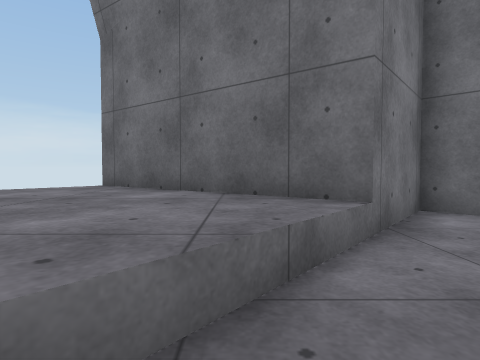
[1] (above)

19 first-person views from a walk through a Unity game level. The camera is 0.72 m above the floor, tilts 2° down and sees 75° across. Doors are open. The floor is counted in squares, 1 m on a side. Each view is taken from the middle of a square. On the plan, view 1 faces up. The plan holds only what a view shows up to about 10 squares ahead; the rest is blank. The place goes on beyond the plan. Some animated figures are not drawn. Surface patterns are stand-ins for the level's own textures.

[2]
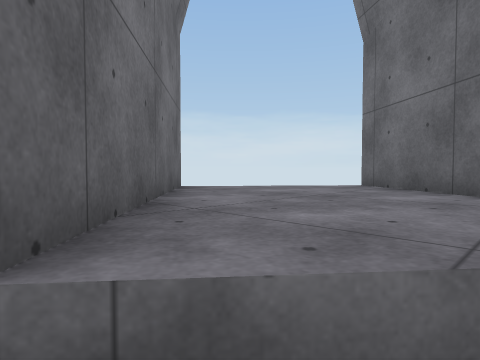

[3]
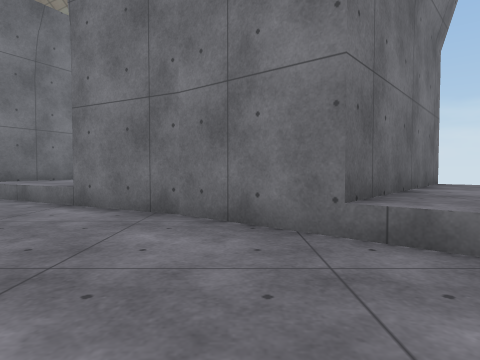

[4]
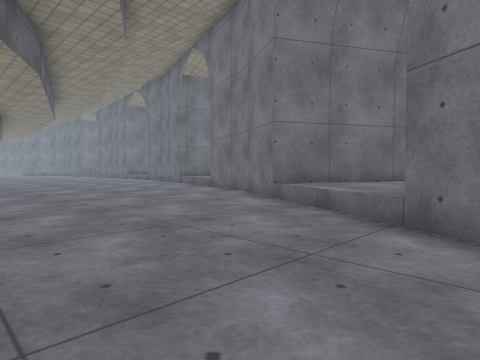

[5]
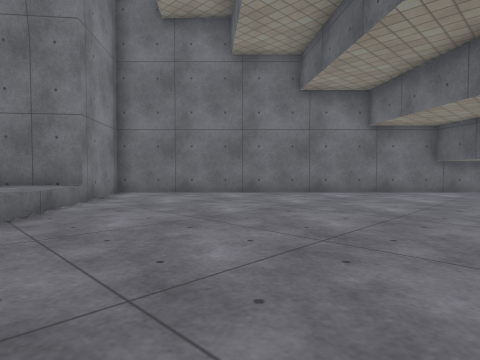

[6]
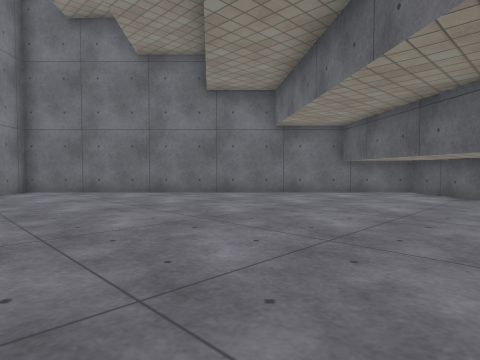

[7]
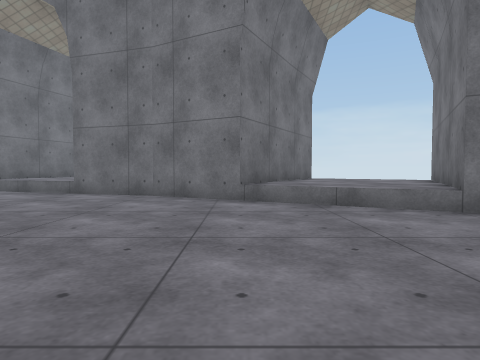

[8]
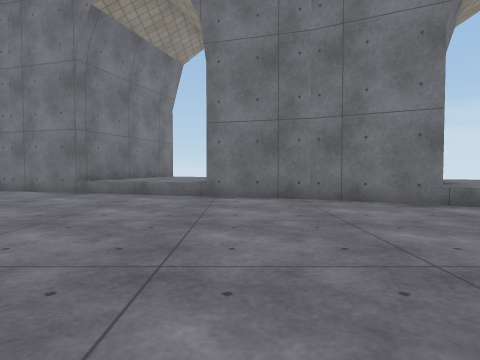

[9]
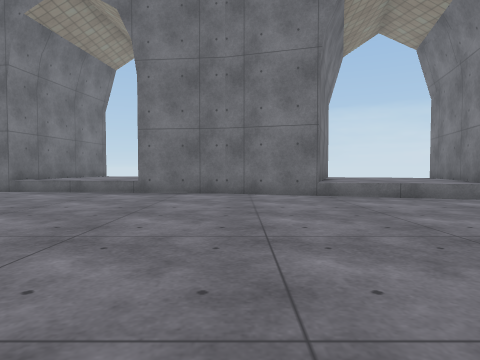

[10]
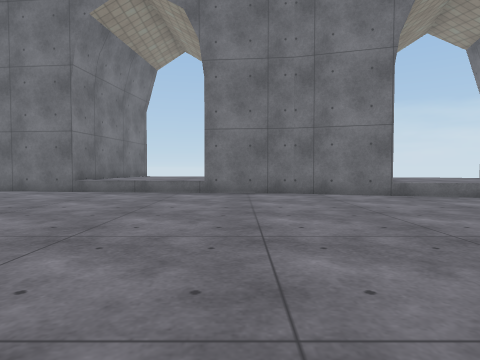

[11]
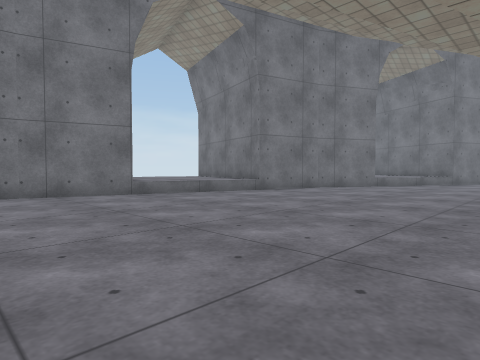

[12]
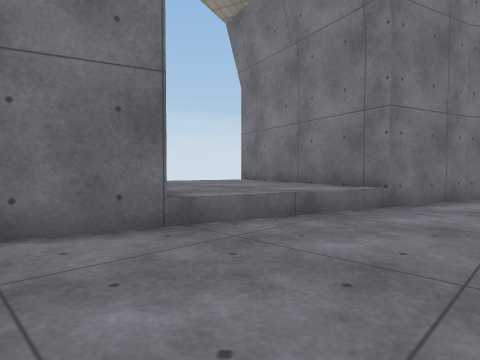

[13]
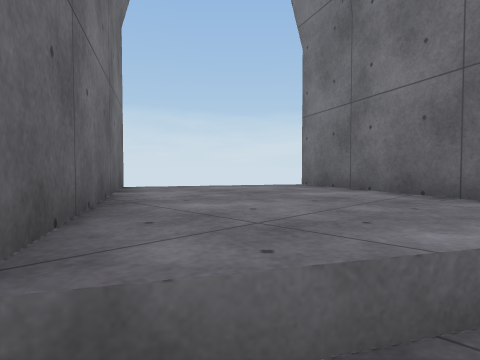

[14]
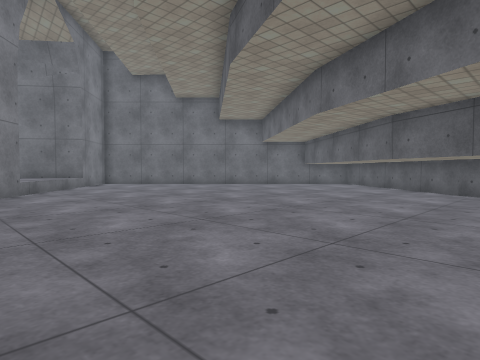

[15]
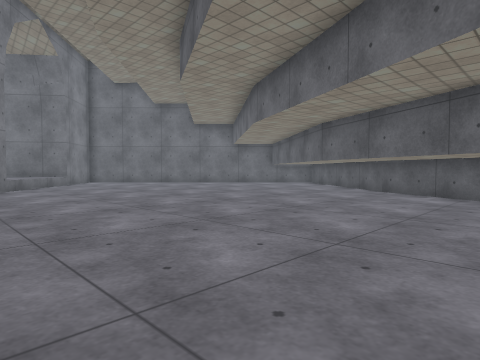

[16]
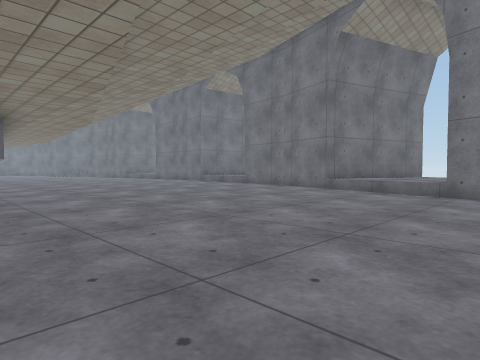

[17]
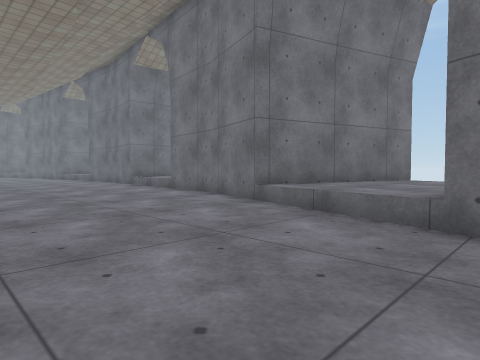

[18]
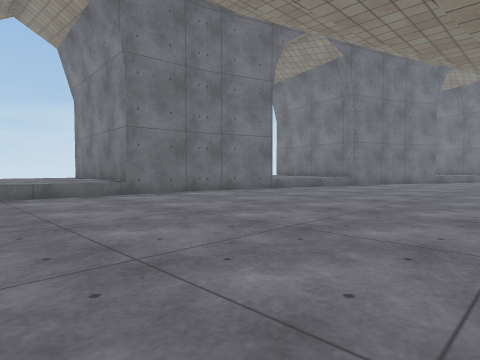

[19]
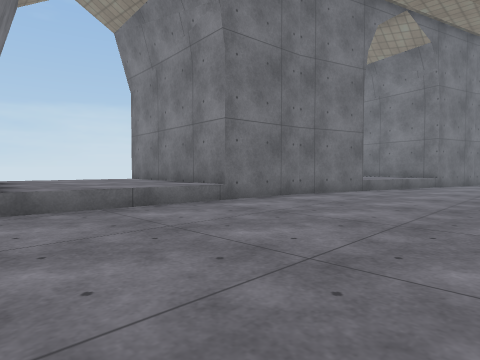

### Floor plan
Key: @ floor where view 1 was taken; # wall or solid block; . floor; = window, fence, low wall or low ledge; ^ raised ledge; v drop or lower ground.
Columns run from 11 left of view 1 to 11 right of it. Each row starts with its distance up from view 1.
  7         #
  6        ^^#^
  5        ^^^^# =#v
  4       ^^^^^^##.#v
  3       #^^^^^^...##
  2        #^^^^.....#=
  1         #^^.......#=
  0          ##@.......#=
 -1         =#..........##
 -2   ##    #............##
 -3  ^^^## =............##
 -4  ^^^^^##...........###
 -5 ^^^^^^^...........## #
 -6 ##^^^^^..........
 -7   ##^^..........   #
 -8     #^..........####
 -9     #..........   #
-10    ^v..........####
-11    #..........## #
-12 ##^#.........
-13 ^^^#.........
-14 ^^^..........
-15 ^^^..........
-16 ^^^.........
-17 ^#..........
-18  #..........
-19  #.........
-20  #.........
-21  #.........
-22 #..........
-23 ^.........
-24 ^.........
-25 ^.........
-26 ^.........
-27 #......

Where each view was taken, in squares from view 1:
view 1: 0 up, 0 right, facing up
view 2: 0 up, 0 right, facing up-left
view 3: 1 down, 2 right, facing left
view 4: 3 down, 0 right, facing down-left
view 5: 4 down, 1 left, facing up-right
view 6: 6 down, 1 right, facing up-right
view 7: 8 down, 1 right, facing left
view 8: 12 down, 0 right, facing left
view 9: 19 down, 1 left, facing left
view 10: 21 down, 1 left, facing left
view 11: 21 down, 1 left, facing up-left
view 12: 19 down, 6 left, facing up-left
view 13: 8 down, 5 left, facing up-left
view 14: 10 down, 3 left, facing up-right
view 15: 12 down, 3 left, facing up-right
view 16: 11 down, 1 right, facing down-left
view 17: 12 down, 4 left, facing down-left
view 18: 26 down, 2 left, facing up-left
view 19: 27 down, 5 left, facing up-left
